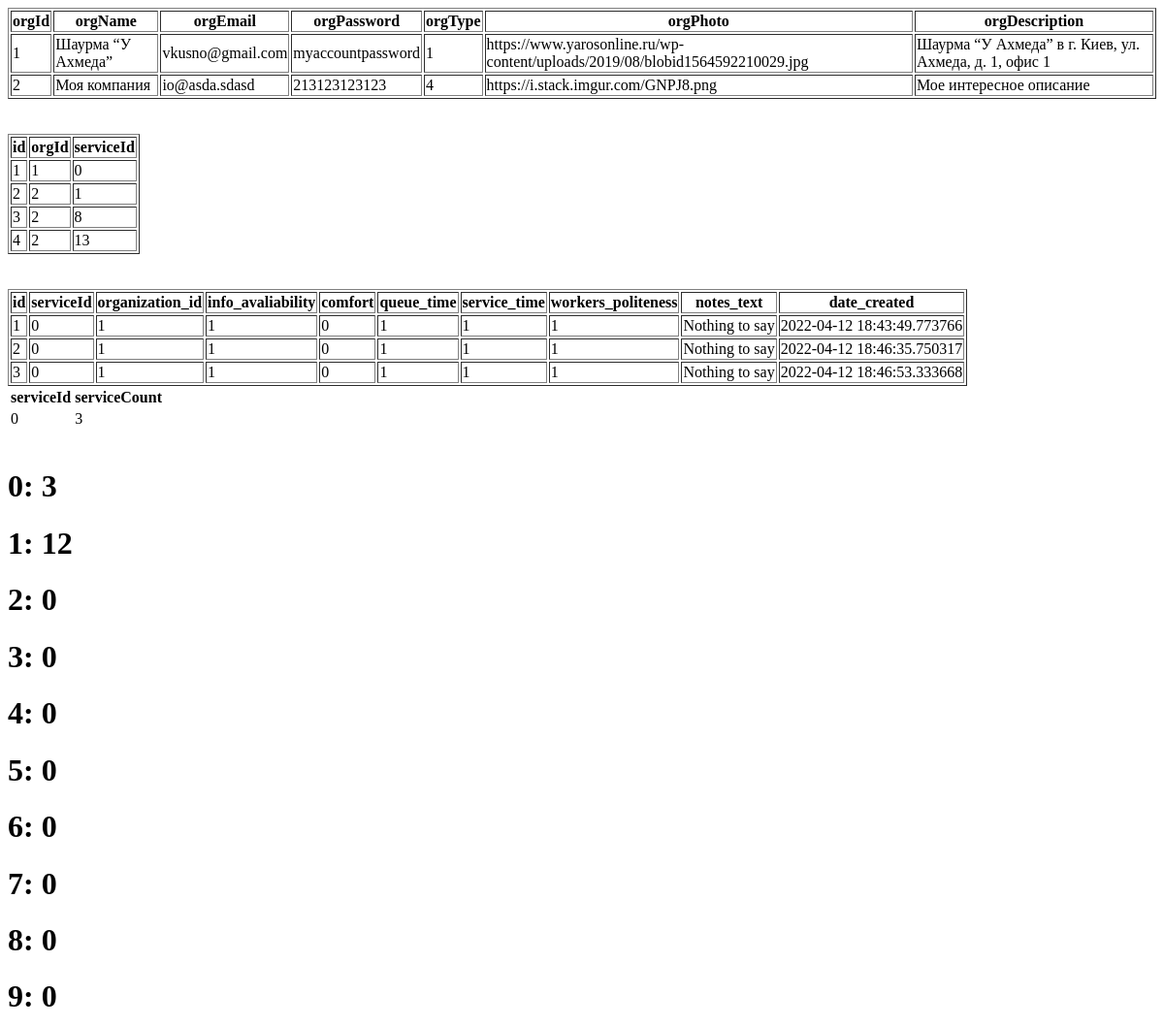
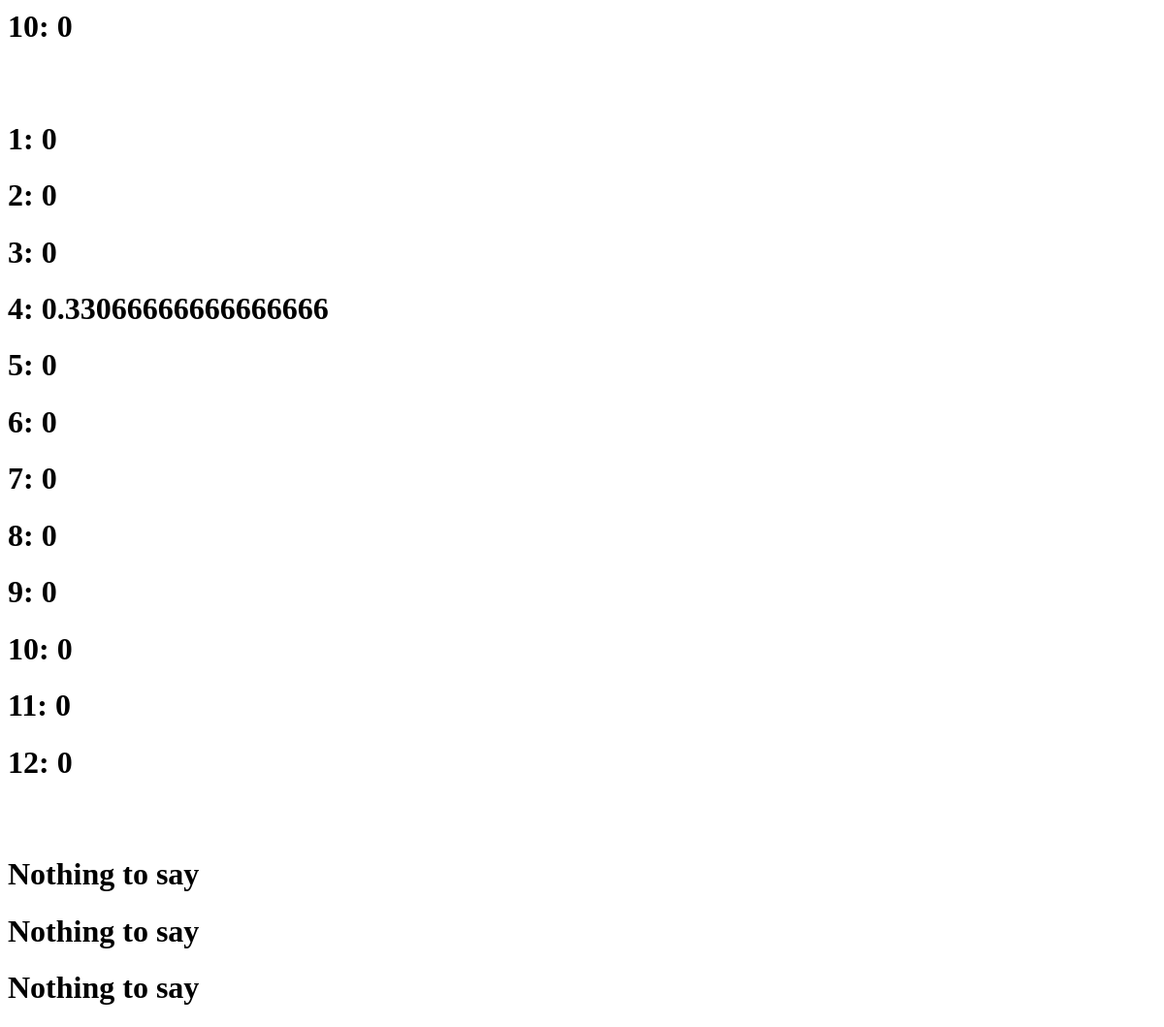
/test, run on an earlier commit of the app's database (2 pictures, top to bottom).
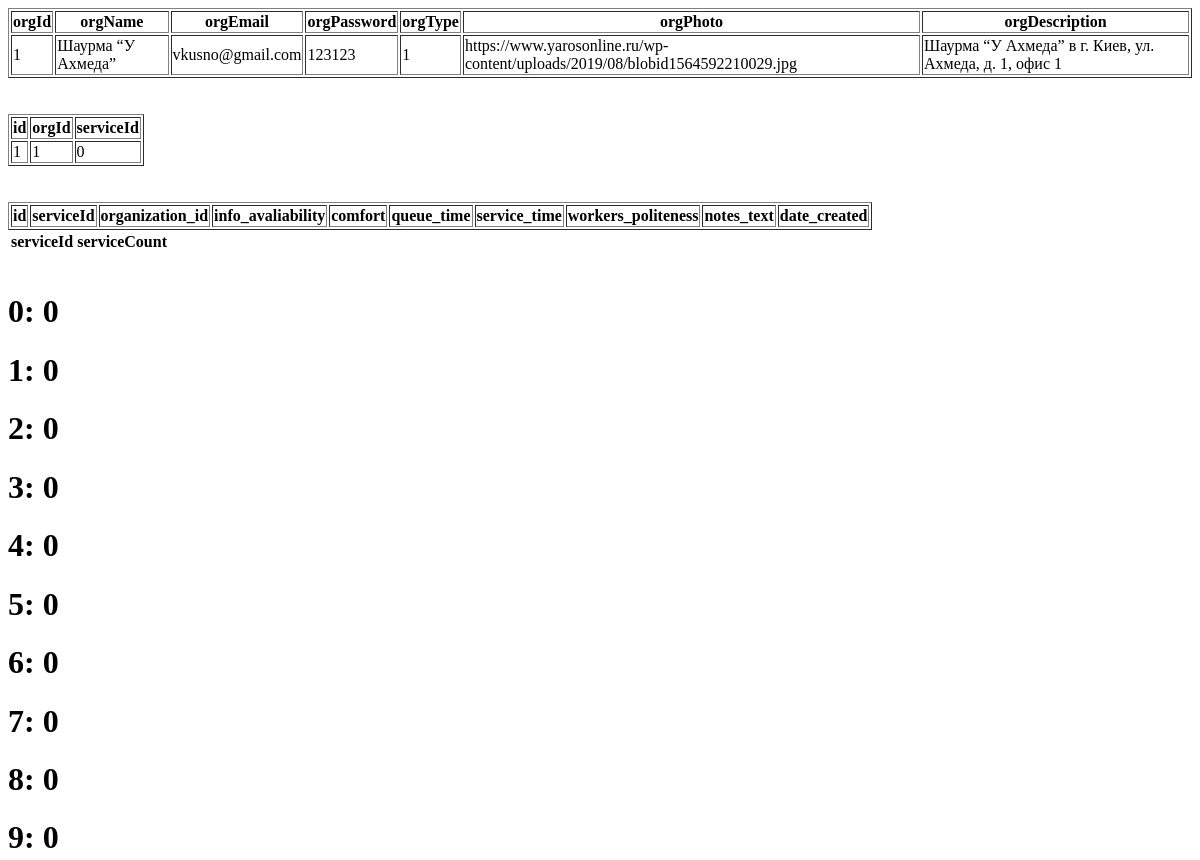
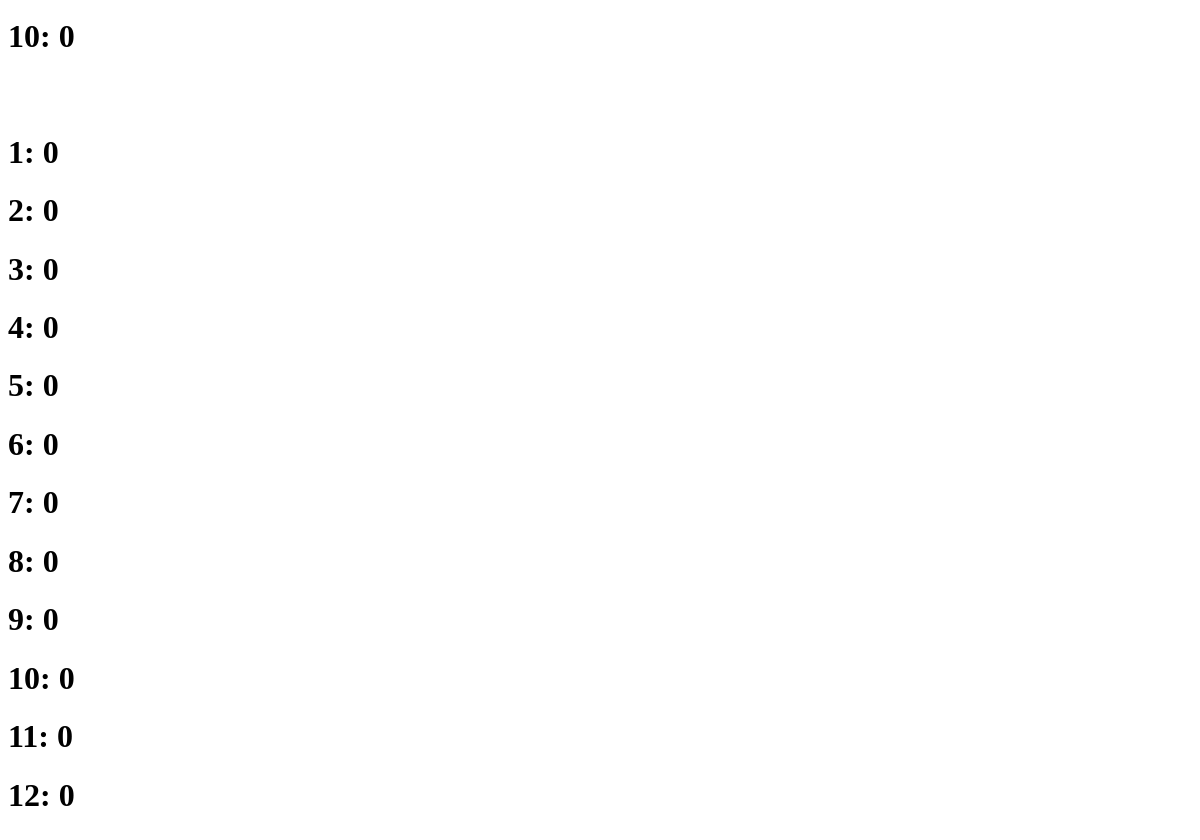
And on a later commit of the database (2 pictures, top to bottom).
### app.py (models this page shows, shortened)
class Organization(db.Model):
    id = db.Column(db.Integer, primary_key=True)
    name = db.Column(db.String(100), nullable=False)
    email = db.Column(db.String(120), nullable=False)
    cachedpassword = db.Column(db.String(100), nullable=False)
    org_type = db.Column(db.Integer, nullable=False)
    photo = db.Column(db.String(200), nullable=False)
    description = db.Column(db.String(200), nullable=True)

class OrgServicesList(db.Model):
    id = db.Column(db.Integer, primary_key=True)
    orgId = db.Column(db.Integer, primary_key=False)
    serviceId = db.Column(db.Integer, primary_key=False)

class Feedback(db.Model):
    id = db.Column(db.Integer, primary_key=True)
    serviceId = db.Column(db.Integer, nullable=False)
    organization_id = db.Column(db.Integer, nullable=False)
    info_avaliability = db.Column(db.Integer, nullable=False)
    comfort = db.Column(db.Integer, nullable=False)
    queue_time = db.Column(db.Integer, nullable=False)
    service_time = db.Column(db.Integer, nullable=False)
    workers_politeness = db.Column(db.Integer, nullable=False)
    notes_text = db.Column(db.String(200), nullable=False)
    date_created = db.Column(db.DateTime, default=datetime.utcnow)

### app.py (the view)
@app.route('/test')
def test():
    print(getServiceTypesByOrgId(2))
    data = Organization.query.all()
    data2 = OrgServicesList.query.all()
    return render_template('test.html', data=data, data2=data2, data3 = getFeedbacksByOrgId(orgId=1), data4 = getServiceFeedbacksByOrgId(1), data5=getScoresByOrgId(1), data6= getMonthAverageScoresByOrgId(1), data7 = getNotesTextByOrgId(1))

### app.py (called while the page is built)
def getServiceTypesByOrgId(orgId):
    ids = []
    sids = db.session.query(OrgServicesList).filter(OrgServicesList.orgId == orgId).all()
    for serviceType in sids:
        ids.append(serviceType.serviceId)
    names = []
    for i in ids:
        for j in serviceTypes:
            if i == j['service_type_id']:
                names.append(j['service_type_name'])
    return ids, names

def getFeedbacksByOrgId(orgId):
    return db.session.query(Feedback).filter(Feedback.organization_id == orgId).all()

def getScoresByOrgId(orgId):
    fbs = getFeedbacksByOrgId(orgId)
    scores = {0:0, 1:0, 2:0, 3:0, 4:0, 5:0, 6:0, 7:0, 8:0, 9:0, 10:0}
    for i in fbs:
        scores[i.info_avaliability] += 1
        scores[i.comfort] += 1
        scores[i.queue_time] += 1
        scores[i.service_time] += 1
        scores[i.workers_politeness] += 1
    return scores

def getMonthAverageScoresByOrgId(orgId):
    fbs = db.session.query(Feedback).filter(Feedback.organization_id == orgId).all()
    months_score = {1:0, 2:0, 3:0, 4:0, 5:0, 6:0, 7:0, 8:0, 9:0, 10:0, 11:0, 12:0}
    months_count = {1:0, 2:0, 3:0, 4:0, 5:0, 6:0, 7:0, 8:0, 9:0, 10:0, 11:0, 12:0}
    for i in fbs:
        months_count[int(i.date_created.month)] += 1
        months_score[int(i.date_created.month)] += i.info_avaliability
        months_score[int(i.date_created.month)] += i.comfort
        months_score[int(i.date_created.month)] += i.queue_time
        months_score[int(i.date_created.month)] += i.service_time
        months_score[int(i.date_created.month)]+= i.workers_politeness
        months_score[int(i.date_created.month)] /= 5
    for i in months_score:
        if months_count[i] != 0:
            months_score[i] /= months_count[i]
    return months_score

def getNotesTextByOrgId(orgId):
    fbs = db.session.query(Feedback).filter(Feedback.organization_id == orgId).all()
    ret = []
    for i in fbs:
        ret.append(i.notes_text)
    return ret

### templates/test.html (shortened to what this page needs)
<table border="1">
    <th>orgId</th>
    <th>orgName</th>
    <th>orgEmail</th>
    <th>orgPassword</th>
    <th>orgType</th>
    <th>orgPhoto</th>
    <th>orgDescription</th>
    {% for org in data %}
    <tr>
        <td>{{org.id}}</td>
        <td>{{org.name}}</td>
        <td>{{org.email}}</td>
        <td>{{org.cachedpassword}}</td>
        <td>{{org.org_type}}</td>
        <td>{{org.photo}}</td>
        <td>{{org.description}}</td>
    </tr>
    {% endfor %}
</table>
<table border="1">
    <th>id</th>
    <th>orgId</th>
    <th>serviceId</th>
    {% for dat in data2 %}
    <tr>
        <td>{{dat.id}}</td>
        <td>{{dat.orgId}}</td>
        <td>{{dat.serviceId}}</td>
    </tr>
    {% endfor %}
</table>
<table border="1">
    <th>id</th>
    <th>serviceId</th>
    <th>organization_id</th>
    <th>info_avaliability</th>
    <th>comfort</th>
    <th>queue_time</th>
    <th>service_time</th>
    <th>workers_politeness</th>
    <th>notes_text</th>
    <th>date_created</th>
    {% for dat in data3 %}
    <tr>
        <td>{{dat.id}}</td>
        <td>{{dat.serviceId}}</td>
        <td>{{dat.organization_id}}</td>
        <td>{{dat.info_avaliability}}</td>
        <td>{{dat.comfort}}</td>
        <td>{{dat.queue_time}}</td>
        <td>{{dat.service_time}}</td>
        <td>{{dat.workers_politeness}}</td>
        <td>{{dat.notes_text}}</td>
        <td>{{dat.date_created}}</td>
    </tr>
    {% endfor %}
</table>
<table>
    <th>serviceId</th>
    <th>serviceCount</th>
    {% for key, value in data4.items() %}
    <tr>
        <td>{{key}}</td>
        <td>{{value.count}}</td>
    </tr>
    {% endfor %}
</table>
<h1>0: {{data5[0]}}</h1>
<h1>1: {{data5[1]}}</h1>
<h1>2: {{data5[2]}}</h1>
<h1>3: {{data5[3]}}</h1>
<h1>4: {{data5[4]}}</h1>
<h1>5: {{data5[5]}}</h1>
<h1>6: {{data5[6]}}</h1>
<h1>7: {{data5[7]}}</h1>
<h1>8: {{data5[8]}}</h1>
<h1>9: {{data5[9]}}</h1>
<h1>10: {{data5[10]}}</h1>
<h1>1: {{data6[1]}}</h1>
<h1>2: {{data6[2]}}</h1>
<h1>3: {{data6[3]}}</h1>
<h1>4: {{data6[4]}}</h1>
<h1>5: {{data6[5]}}</h1>
<h1>6: {{data6[6]}}</h1>
<h1>7: {{data6[7]}}</h1>
<h1>8: {{data6[8]}}</h1>
<h1>9: {{data6[9]}}</h1>
<h1>10: {{data6[10]}}</h1>
<h1>11: {{data6[11]}}</h1>
<h1>12: {{data6[12]}}</h1>
{% for i in data7 %}
<h1>{{i}}</h1>
{% endfor %}

What changed in the data, as far as the page shows it:
removed Organization: id "2", name "Моя компания", email "io@asda.sdasd", cachedpassword "213123123123", org_type "4", photo "https://i.stack.imgur.com/GNPJ8.png", description "Мое интересное описание"
removed OrgServicesList: id "2", orgId "2", serviceId "1"
removed OrgServicesList: id "3", orgId "2", serviceId "8"
removed OrgServicesList: id "4", orgId "2", serviceId "13"
removed Feedback: id "1", serviceId "0", organization_id "1", info_avaliability "1", comfort "0", queue_time "1", service_time "1", workers_politeness "1", notes_text "Nothing to say", date_created "2022-04-12 18:43:49.773766"
removed Feedback: id "2", serviceId "0", organization_id "1", info_avaliability "1", comfort "0", queue_time "1", service_time "1", workers_politeness "1", notes_text "Nothing to say", date_created "2022-04-12 18:46:35.750317"
removed Feedback: id "3", serviceId "0", organization_id "1", info_avaliability "1", comfort "0", queue_time "1", service_time "1", workers_politeness "1", notes_text "Nothing to say", date_created "2022-04-12 18:46:53.333668"
changed Organization "Шаурма “У Ахмеда”": cachedpassword "myaccountpassword" → "123123"
Also different on the page:
{{ data5[0] }}: "3" → "0"
{{ data5[1] }}: "12" → "0"
{{ data6[4] }}: "0.33066666666666666" → "0"
list line gone: "0 3"
